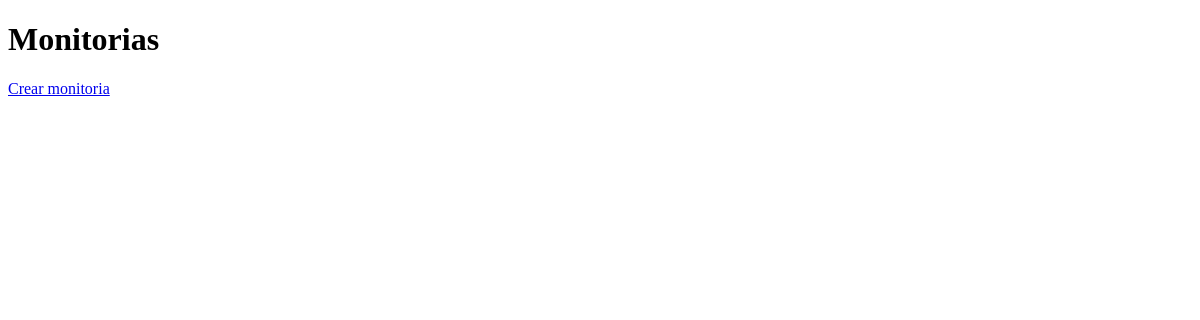
Before: /territorio/monitoria/ with the older database file.
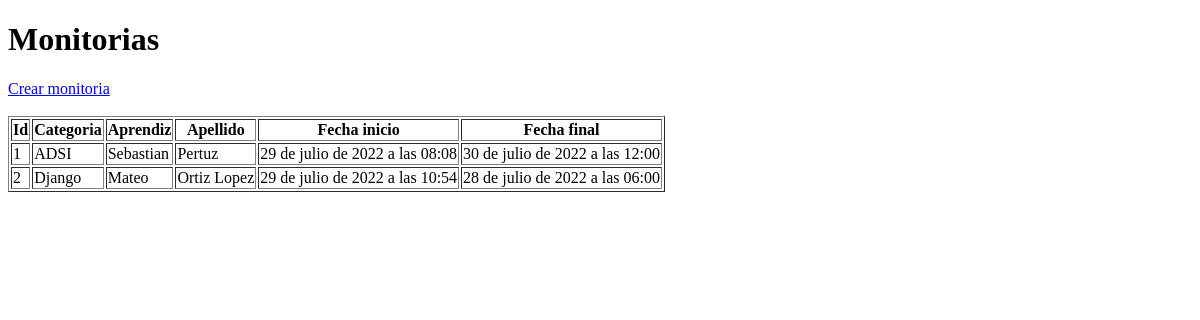
After: the same page with the newer database file.
### territorio/models.py (models this page shows, shortened)
class Monitoria(models.Model):
    cat = models.CharField(max_length=100)
    aprendiz = models.ForeignKey(Aprendiz, on_delete = models.DO_NOTHING)
    fecha_inicio = models.DateTimeField()
    fecha_final = models.DateTimeField()

class Aprendiz(models.Model):
    cedula = models.IntegerField(primary_key=True)
    nombre = models.CharField(max_length=100, blank=True)
    apellido = models.CharField(max_length=100)
    fecha_nacimiento = models.DateField()
    def __str__(self):
        return self.nombre

### territorio/views.py (the view)
# urls.py: path('monitoria/', views.listarMonitorias, name="monitorias"),
def listarMonitorias(request):
    m = Monitoria.objects.all()
    contexto = { 'datos': m}
    return render(request, 'territorio/monitoria/listar_monitoria.html', contexto)

### territorio/templates/territorio/monitoria/listar_monitoria.html (shortened to what this page needs)
<!DOCTYPE html>
<html lang="en">
<head>
</head>
<body>
    <h1>Monitorias</h1>
    <a href="{% url 'territorio:form-monitoria' %}">Crear monitoria</a><br/><br/>
    {% if datos %}
        <table border="1">
            <thead>
                <tr>
                    <th>Id</th>
                    <th>Categoria</th>
                    <th>Aprendiz</th>
                    <th>Apellido</th>
                    <th>Fecha inicio</th>
                    <th>Fecha final</th>
                </tr>
            </thead>
            <tbody>
                {% for i in datos %}
                    <tr>
                        <td>{{i.id}}</td>
                        <td>{{i.cat}}</td>
                        <td>{{i.aprendiz}}</td>
                        <td>{{i.aprendiz.apellido}}</td>
                        <td>{{i.fecha_inicio}}</td>
                        <td>{{i.fecha_final}}</td>
                    </tr>
                {% endfor %}
            </tbody>
        </table>
    {% endif %}
</body>
</html>

Changed rows visible on the page:
added Monitoria: id "1", cat "ADSI", aprendiz "Sebastian", aprendiz.apellido "Pertuz", fecha_inicio "29 de julio de 2022 a las 08:08", fecha_final "30 de julio de 2022 a las 12:00"
added Monitoria: id "2", cat "Django", aprendiz "Mateo", aprendiz.apellido "Ortiz Lopez", fecha_inicio "29 de julio de 2022 a las 10:54", fecha_final "28 de julio de 2022 a las 06:00"
Other visible differences:
text now shown: "Id Categoria Aprendiz Apellido Fecha inicio Fecha final"
